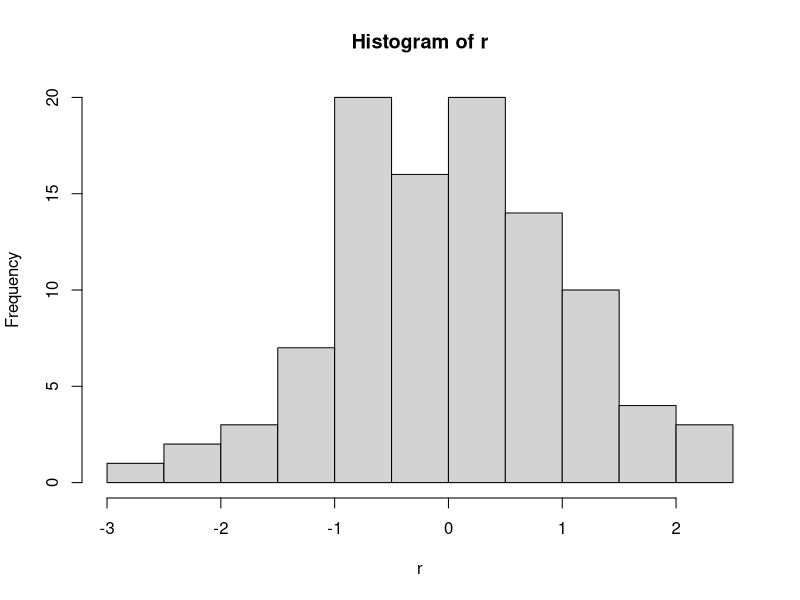
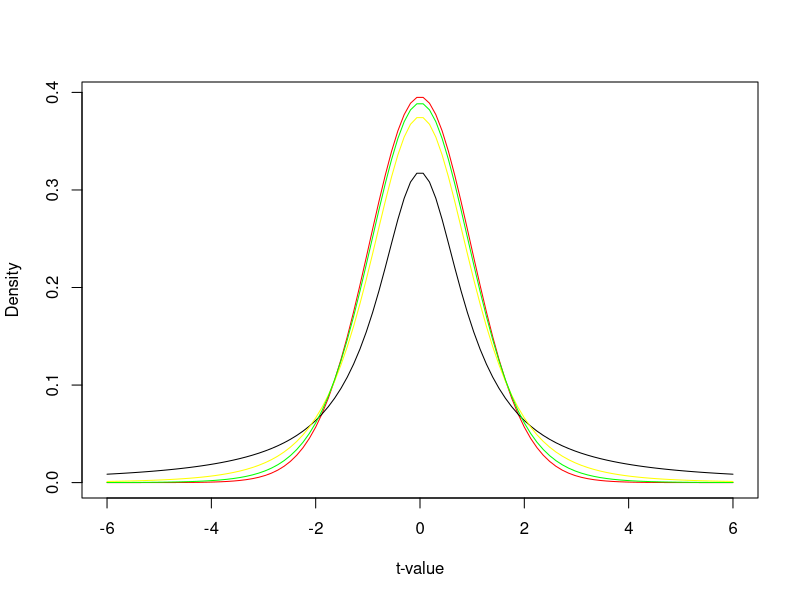
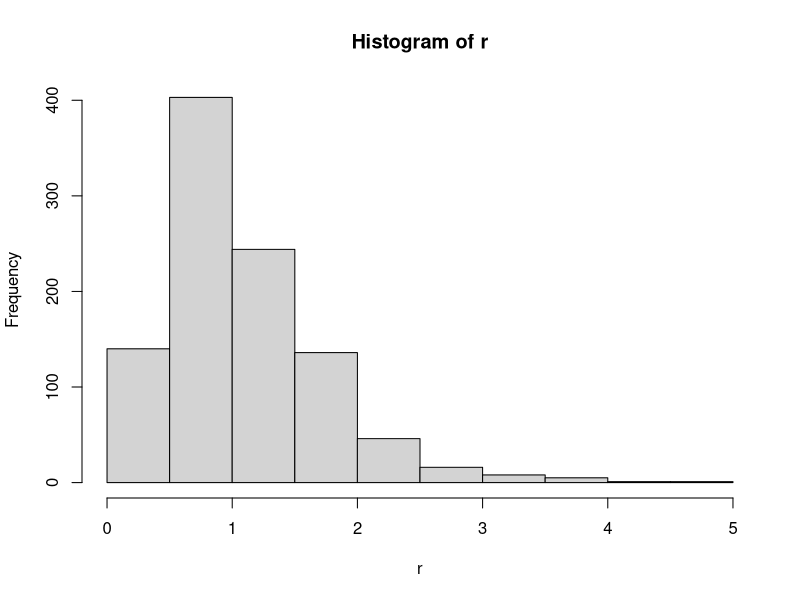

The R script that drew these images, in order:
#Q1
n=100
df=99
r=rt(n,df)
hist(r)

#Q2
n=100
df=c(2,10,25)
rchisq(n, df[1])
rchisq(n, df[2])
rchisq(n, df[3])

#Q3
x<-seq(-6,6,length=100)
df<-c(1,4,10,30)
dt(x,df[1])
dt(x,df[2])
dt(x,df[3])
dt(x,df[4])
colour<-c('black','yellow','green','red')
plot(x,dt(x,df[4]),type = 'l',xlab="t-value",ylab="Density",col=colour[4])
for (i in 1:3){
  lines(x,dt(x,df[i]),type = "l",col=colour[i])
}

#Q4

#i
qf(0.95,df1=10,df2=20)

#ii
pf(1.5,df1=10,df2=20)
pf(1.5,df1=10,df2=20,lower.tail = FALSE)

#iii
q=c(0.25,0.5,0.75,0.999)
qf(q[1],df1=10,df2=20)
qf(q[2],df1=10,df2=20)
qf(q[3],df1=10,df2=20)
qf(q[4],df1=10,df2=20)

#iv
r=rf(1000,df1=10,df2=20)
hist(r)
